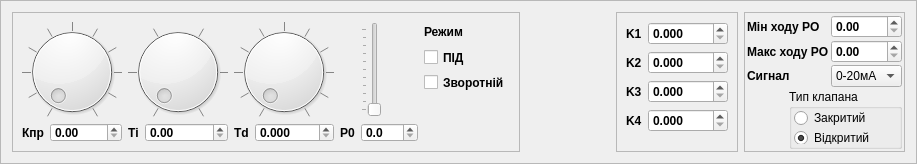
    <widget class="QFrame" name="RegParm">
     <property name="sizePolicy">
      <sizepolicy hsizetype="Preferred" vsizetype="Fixed">
       <horstretch>0</horstretch>
       <verstretch>160</verstretch>
      </sizepolicy>
     </property>
     <property name="frameShape">
      <enum>QFrame::StyledPanel</enum>
     </property>
     <property name="frameShadow">
      <enum>QFrame::Raised</enum>
     </property>
     <layout class="QHBoxLayout" name="horizontalLayout_4">
      <item>
       <widget class="QFrame" name="RegCtrl">
        <property name="sizePolicy">
         <sizepolicy hsizetype="Preferred" vsizetype="Fixed">
          <horstretch>0</horstretch>
          <verstretch>0</verstretch>
         </sizepolicy>
        </property>
        <property name="maximumSize">
         <size>
          <width>16777215</width>
          <height>140</height>
         </size>
        </property>
        <property name="frameShape">
         <enum>QFrame::StyledPanel</enum>
        </property>
        <property name="frameShadow">
         <enum>QFrame::Raised</enum>
        </property>
        <layout class="QGridLayout" name="gridLayout">
         <item row="4" column="1">
          <widget class="QDoubleSpinBox" name="sbKpr">
           <property name="font">
            <font>
             <weight>75</weight>
             <bold>true</bold>
            </font>
           </property>
           <property name="whatsThis">
            <string>Коефіцієнт пропорційності регулятора</string>
           </property>
           <property name="buttonSymbols">
            <enum>QAbstractSpinBox::UpDownArrows</enum>
           </property>
           <property name="accelerated">
            <bool>true</bool>
           </property>
           <property name="keyboardTracking">
            <bool>false</bool>
           </property>
           <property name="singleStep">
            <double>0.100000000000000</double>
           </property>
          </widget>
         </item>
         <item row="4" column="3">
          <widget class="QDoubleSpinBox" name="sbTi">
           <property name="font">
            <font>
             <weight>75</weight>
             <bold>true</bold>
            </font>
           </property>
           <property name="whatsThis">
            <string>Час ізодрому (час подвоєння)</string>
           </property>
           <property name="buttonSymbols">
            <enum>QAbstractSpinBox::UpDownArrows</enum>
           </property>
           <property name="accelerated">
            <bool>true</bool>
           </property>
           <property name="keyboardTracking">
            <bool>false</bool>
           </property>
           <property name="maximum">
            <double>1000.000000000000000</double>
           </property>
           <property name="singleStep">
            <double>0.200000000000000</double>
           </property>
          </widget>
         </item>
         <item row="4" column="5">
          <widget class="QDoubleSpinBox" name="sbTd">
           <property name="font">
            <font>
             <weight>75</weight>
             <bold>true</bold>
            </font>
           </property>
           <property name="whatsThis">
            <string>зміщення виходу для пропорційного регулятора</string>
           </property>
           <property name="buttonSymbols">
            <enum>QAbstractSpinBox::UpDownArrows</enum>
           </property>
           <property name="accelerated">
            <bool>true</bool>
           </property>
           <property name="keyboardTracking">
            <bool>false</bool>
           </property>
           <property name="decimals">
            <number>3</number>
           </property>
           <property name="maximum">
            <double>10.000000000000000</double>
           </property>
           <property name="singleStep">
            <double>0.100000000000000</double>
           </property>
          </widget>
         </item>
         <item row="0" column="8">
          <widget class="QLabel" name="label">
           <property name="font">
            <font>
             <weight>75</weight>
             <bold>true</bold>
            </font>
           </property>
           <property name="text">
            <string>Режим</string>
           </property>
          </widget>
         </item>
         <item row="2" column="8">
          <widget class="QCheckBox" name="regRev">
           <property name="font">
            <font>
             <weight>75</weight>
             <bold>true</bold>
            </font>
           </property>
           <property name="text">
            <string>Зворотній</string>
           </property>
          </widget>
         </item>
         <item row="4" column="0">
          <widget class="QLabel" name="labelKpr">
           <property name="sizePolicy">
            <sizepolicy hsizetype="Maximum" vsizetype="Preferred">
             <horstretch>0</horstretch>
             <verstretch>0</verstretch>
            </sizepolicy>
           </property>
           <property name="font">
            <font>
             <weight>75</weight>
             <bold>true</bold>
            </font>
           </property>
           <property name="text">
            <string>Кпр</string>
           </property>
          </widget>
         </item>
         <item row="4" column="2">
          <widget class="QLabel" name="labelTi">
           <property name="sizePolicy">
            <sizepolicy hsizetype="Maximum" vsizetype="Preferred">
             <horstretch>0</horstretch>
             <verstretch>0</verstretch>
            </sizepolicy>
           </property>
           <property name="font">
            <font>
             <weight>75</weight>
             <bold>true</bold>
            </font>
           </property>
           <property name="text">
            <string>Ті</string>
           </property>
          </widget>
         </item>
         <item row="4" column="4">
          <widget class="QLabel" name="labelTd">
           <property name="sizePolicy">
            <sizepolicy hsizetype="Maximum" vsizetype="Preferred">
             <horstretch>0</horstretch>
             <verstretch>0</verstretch>
            </sizepolicy>
           </property>
           <property name="font">
            <font>
             <weight>75</weight>
             <bold>true</bold>
            </font>
           </property>
           <property name="text">
            <string>Td</string>
           </property>
          </widget>
         </item>
         <item row="0" column="2" rowspan="4" colspan="2">
          <widget class="QDial" name="dialTi">
           <property name="minimumSize">
            <size>
             <width>100</width>
             <height>100</height>
            </size>
           </property>
           <property name="maximumSize">
            <size>
             <width>100</width>
             <height>100</height>
            </size>
           </property>
           <property name="whatsThis">
            <string>Час ізодрому (час подвоєння)</string>
           </property>
           <property name="maximum">
            <number>500</number>
           </property>
           <property name="notchTarget">
            <double>100.000000000000000</double>
           </property>
           <property name="notchesVisible">
            <bool>true</bool>
           </property>
          </widget>
         </item>
         <item row="0" column="0" rowspan="4" colspan="2">
          <widget class="QDial" name="dialKpr">
           <property name="minimumSize">
            <size>
             <width>100</width>
             <height>100</height>
            </size>
           </property>
           <property name="maximumSize">
            <size>
             <width>100</width>
             <height>100</height>
            </size>
           </property>
           <property name="whatsThis">
            <string>Коефіцієнт пропорційності регулятора</string>
           </property>
           <property name="maximum">
            <number>500</number>
           </property>
           <property name="orientation">
            <enum>Qt::Horizontal</enum>
           </property>
           <property name="invertedAppearance">
            <bool>false</bool>
           </property>
           <property name="invertedControls">
            <bool>false</bool>
           </property>
           <property name="wrapping">
            <bool>false</bool>
           </property>
           <property name="notchTarget">
            <double>50.000000000000000</double>
           </property>
           <property name="notchesVisible">
            <bool>true</bool>
           </property>
          </widget>
         </item>
         <item row="1" column="8">
          <widget class="QCheckBox" name="regMode">
           <property name="font">
            <font>
             <weight>75</weight>
             <bold>true</bold>
            </font>
           </property>
           <property name="text">
            <string>ПІД</string>
           </property>
          </widget>
         </item>
         <item row="0" column="4" rowspan="4" colspan="2">
          <widget class="QDial" name="dialTd">
           <property name="minimumSize">
            <size>
             <width>100</width>
             <height>100</height>
            </size>
           </property>
           <property name="maximumSize">
            <size>
             <width>100</width>
             <height>100</height>
            </size>
           </property>
           <property name="whatsThis">
            <string>зміщення виходу для пропорційного регулятора</string>
           </property>
           <property name="maximum">
            <number>10000</number>
           </property>
           <property name="wrapping">
            <bool>false</bool>
           </property>
           <property name="notchTarget">
            <double>100.000000000000000</double>
           </property>
           <property name="notchesVisible">
            <bool>true</bool>
           </property>
          </widget>
         </item>
         <item row="4" column="6">
          <widget class="QLabel" name="labelTd_2">
           <property name="sizePolicy">
            <sizepolicy hsizetype="Maximum" vsizetype="Preferred">
             <horstretch>0</horstretch>
             <verstretch>0</verstretch>
            </sizepolicy>
           </property>
           <property name="font">
            <font>
             <weight>75</weight>
             <bold>true</bold>
            </font>
           </property>
           <property name="text">
            <string>P0</string>
           </property>
          </widget>
         </item>
         <item row="4" column="7">
          <widget class="QDoubleSpinBox" name="sbP0">
           <property name="font">
            <font>
             <weight>75</weight>
             <bold>true</bold>
            </font>
           </property>
           <property name="whatsThis">
            <string>зміщення виходу для пропорційного регулятора</string>
           </property>
           <property name="buttonSymbols">
            <enum>QAbstractSpinBox::UpDownArrows</enum>
           </property>
           <property name="accelerated">
            <bool>true</bool>
           </property>
           <property name="keyboardTracking">
            <bool>false</bool>
           </property>
           <property name="decimals">
            <number>1</number>
           </property>
           <property name="maximum">
            <double>100.000000000000000</double>
           </property>
           <property name="singleStep">
            <double>0.100000000000000</double>
           </property>
          </widget>
         </item>
         <item row="0" column="7" rowspan="4">
          <widget class="QSlider" name="slP0">
           <property name="maximum">
            <number>4000</number>
           </property>
           <property name="singleStep">
            <number>400</number>
           </property>
           <property name="pageStep">
            <number>400</number>
           </property>
           <property name="orientation">
            <enum>Qt::Vertical</enum>
           </property>
           <property name="tickPosition">
            <enum>QSlider::TicksAbove</enum>
           </property>
          </widget>
         </item>
        </layout>
       </widget>
      </item>
      <item>
       <spacer name="horizontalSpacer_8">
        <property name="orientation">
         <enum>Qt::Horizontal</enum>
        </property>
        <property name="sizeHint" stdset="0">
         <size>
          <width>90</width>
          <height>20</height>
         </size>
        </property>
       </spacer>
      </item>
      <item>
       <widget class="QFrame" name="frame_K">
        <property name="sizePolicy">
         <sizepolicy hsizetype="Preferred" vsizetype="Fixed">
          <horstretch>0</horstretch>
          <verstretch>0</verstretch>
         </sizepolicy>
        </property>
        <property name="maximumSize">
         <size>
          <width>16777215</width>
          <height>140</height>
         </size>
        </property>
        <property name="frameShape">
         <enum>QFrame::StyledPanel</enum>
        </property>
        <property name="frameShadow">
         <enum>QFrame::Raised</enum>
        </property>
        <layout class="QGridLayout" name="gridLayout_7">
         <item row="0" column="0">
          <widget class="QLabel" name="labelK1">
           <property name="font">
            <font>
             <weight>75</weight>
             <bold>true</bold>
            </font>
           </property>
           <property name="text">
            <string>K1</string>
           </property>
          </widget>
         </item>
         <item row="0" column="1">
          <widget class="QDoubleSpinBox" name="sbK_1">
           <property name="minimumSize">
            <size>
             <width>80</width>
             <height>0</height>
            </size>
           </property>
           <property name="font">
            <font>
             <weight>75</weight>
             <bold>true</bold>
            </font>
           </property>
           <property name="whatsThis">
            <string>Коефіцієнт К1 розрахунку завдання</string>
           </property>
           <property name="keyboardTracking">
            <bool>false</bool>
           </property>
           <property name="decimals">
            <number>3</number>
           </property>
           <property name="maximum">
            <double>4000.000000000000000</double>
           </property>
          </widget>
         </item>
         <item row="1" column="0">
          <widget class="QLabel" name="labelK2">
           <property name="font">
            <font>
             <weight>75</weight>
             <bold>true</bold>
            </font>
           </property>
           <property name="text">
            <string>K2</string>
           </property>
          </widget>
         </item>
         <item row="1" column="1">
          <widget class="QDoubleSpinBox" name="sbK_2">
           <property name="minimumSize">
            <size>
             <width>80</width>
             <height>0</height>
            </size>
           </property>
           <property name="font">
            <font>
             <weight>75</weight>
             <bold>true</bold>
            </font>
           </property>
           <property name="whatsThis">
            <string>Коефіцієнт К2 розрахунку завдання</string>
           </property>
           <property name="keyboardTracking">
            <bool>false</bool>
           </property>
           <property name="decimals">
            <number>3</number>
           </property>
           <property name="maximum">
            <double>4000.000000000000000</double>
           </property>
          </widget>
         </item>
         <item row="2" column="0">
          <widget class="QLabel" name="labelK3">
           <property name="font">
            <font>
             <weight>75</weight>
             <bold>true</bold>
            </font>
           </property>
           <property name="text">
            <string>K3</string>
           </property>
          </widget>
         </item>
         <item row="2" column="1">
          <widget class="QDoubleSpinBox" name="sbK_3">
           <property name="minimumSize">
            <size>
             <width>80</width>
             <height>0</height>
            </size>
           </property>
           <property name="font">
            <font>
             <weight>75</weight>
             <bold>true</bold>
            </font>
           </property>
           <property name="whatsThis">
            <string>Коефіцієнт К3 розрахунку завдання</string>
           </property>
           <property name="keyboardTracking">
            <bool>false</bool>
           </property>
           <property name="decimals">
            <number>3</number>
           </property>
           <property name="maximum">
            <double>4000.000000000000000</double>
           </property>
          </widget>
         </item>
         <item row="3" column="0">
          <widget class="QLabel" name="labelK4">
           <property name="font">
            <font>
             <weight>75</weight>
             <bold>true</bold>
            </font>
           </property>
           <property name="text">
            <string>K4</string>
           </property>
          </widget>
         </item>
         <item row="3" column="1">
          <widget class="QDoubleSpinBox" name="sbK_4">
           <property name="minimumSize">
            <size>
             <width>80</width>
             <height>0</height>
            </size>
           </property>
           <property name="font">
            <font>
             <weight>75</weight>
             <bold>true</bold>
            </font>
           </property>
           <property name="whatsThis">
            <string>Коефіцієнт К4 розрахунку завдання</string>
           </property>
           <property name="keyboardTracking">
            <bool>false</bool>
           </property>
           <property name="decimals">
            <number>3</number>
           </property>
           <property name="maximum">
            <double>4000.000000000000000</double>
           </property>
          </widget>
         </item>
         <item row="4" column="1">
          <spacer name="verticalSpacer_3">
           <property name="orientation">
            <enum>Qt::Vertical</enum>
           </property>
           <property name="sizeHint" stdset="0">
            <size>
             <width>20</width>
             <height>40</height>
            </size>
           </property>
          </spacer>
         </item>
        </layout>
       </widget>
      </item>
      <item>
       <widget class="QFrame" name="frame_Valve">
        <property name="sizePolicy">
         <sizepolicy hsizetype="Preferred" vsizetype="Fixed">
          <horstretch>0</horstretch>
          <verstretch>0</verstretch>
         </sizepolicy>
        </property>
        <property name="maximumSize">
         <size>
          <width>16777215</width>
          <height>140</height>
         </size>
        </property>
        <property name="frameShape">
         <enum>QFrame::StyledPanel</enum>
        </property>
        <property name="frameShadow">
         <enum>QFrame::Raised</enum>
        </property>
        <layout class="QGridLayout" name="gridLayout_6">
         <property name="leftMargin">
          <number>2</number>
         </property>
         <property name="topMargin">
          <number>2</number>
         </property>
         <property name="rightMargin">
          <number>2</number>
         </property>
         <property name="bottomMargin">
          <number>2</number>
         </property>
         <property name="spacing">
          <number>2</number>
         </property>
         <item row="1" column="0" colspan="2">
          <widget class="QLabel" name="label_4">
           <property name="font">
            <font>
             <weight>75</weight>
             <bold>true</bold>
            </font>
           </property>
           <property name="text">
            <string>Макс ходу РО</string>
           </property>
          </widget>
         </item>
         <item row="4" column="1" colspan="2">
          <widget class="QGroupBox" name="gbRev">
           <property name="whatsThis">
            <string>Вибір типу робочого органа</string>
           </property>
           <property name="title">
            <string>Тип клапана</string>
           </property>
           <property name="alignment">
            <set>Qt::AlignLeading|Qt::AlignLeft|Qt::AlignTop</set>
           </property>
           <property name="flat">
            <bool>true</bool>
           </property>
           <property name="checkable">
            <bool>false</bool>
           </property>
           <layout class="QVBoxLayout" name="verticalLayout">
            <property name="leftMargin">
             <number>2</number>
            </property>
            <property name="topMargin">
             <number>2</number>
            </property>
            <property name="rightMargin">
             <number>2</number>
            </property>
            <property name="bottomMargin">
             <number>2</number>
            </property>
            <item>
             <widget class="QRadioButton" name="pRev">
              <property name="text">
               <string>Закритий</string>
              </property>
              <property name="checked">
               <bool>false</bool>
              </property>
             </widget>
            </item>
            <item>
             <widget class="QRadioButton" name="rRev">
              <property name="text">
               <string>Відкритий</string>
              </property>
              <property name="checked">
               <bool>true</bool>
              </property>
             </widget>
            </item>
           </layout>
          </widget>
         </item>
         <item row="0" column="2">
          <widget class="QDoubleSpinBox" name="sbXmin">
           <property name="font">
            <font>
             <weight>75</weight>
             <bold>true</bold>
            </font>
           </property>
           <property name="whatsThis">
            <string>Обмеження ходу робочого органа знину</string>
           </property>
           <property name="buttonSymbols">
            <enum>QAbstractSpinBox::UpDownArrows</enum>
           </property>
           <property name="accelerated">
            <bool>true</bool>
           </property>
           <property name="keyboardTracking">
            <bool>false</bool>
           </property>
           <property name="maximum">
            <double>100.000000000000000</double>
           </property>
          </widget>
         </item>
         <item row="1" column="2">
          <widget class="QDoubleSpinBox" name="sbXmax">
           <property name="font">
            <font>
             <weight>75</weight>
             <bold>true</bold>
            </font>
           </property>
           <property name="whatsThis">
            <string>Обмедення ходу робочого органа зверху</string>
           </property>
           <property name="buttonSymbols">
            <enum>QAbstractSpinBox::UpDownArrows</enum>
           </property>
           <property name="accelerated">
            <bool>true</bool>
           </property>
           <property name="keyboardTracking">
            <bool>false</bool>
           </property>
           <property name="maximum">
            <double>100.000000000000000</double>
           </property>
          </widget>
         </item>
         <item row="5" column="1">
          <spacer name="verticalSpacer">
           <property name="orientation">
            <enum>Qt::Vertical</enum>
           </property>
           <property name="sizeHint" stdset="0">
            <size>
             <width>20</width>
             <height>40</height>
            </size>
           </property>
          </spacer>
         </item>
         <item row="0" column="0" colspan="2">
          <widget class="QLabel" name="label_3">
           <property name="font">
            <font>
             <weight>75</weight>
             <bold>true</bold>
            </font>
           </property>
           <property name="text">
            <string>Мін ходу РО</string>
           </property>
          </widget>
         </item>
         <item row="2" column="2">
          <widget class="QComboBox" name="to">
           <item>
            <property name="text">
             <string>0-20мА</string>
            </property>
           </item>
           <item>
            <property name="text">
             <string>0-5мА</string>
            </property>
           </item>
           <item>
            <property name="text">
             <string>4-20мА</string>
            </property>
           </item>
          </widget>
         </item>
         <item row="2" column="0" colspan="2">
          <widget class="QLabel" name="label_6">
           <property name="font">
            <font>
             <weight>75</weight>
             <bold>true</bold>
            </font>
           </property>
           <property name="text">
            <string>Сигнал</string>
           </property>
          </widget>
         </item>
        </layout>
       </widget>
      </item>
     </layout>
    </widget>
